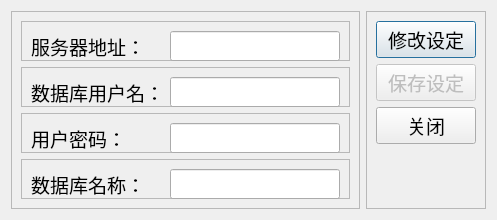
<?xml version="1.0" encoding="UTF-8"?>
<ui version="4.0">
 <class>Dialog</class>
 <widget class="QDialog" name="Dialog">
  <property name="geometry">
   <rect>
    <x>0</x>
    <y>0</y>
    <width>494</width>
    <height>216</height>
   </rect>
  </property>
  <property name="windowTitle">
   <string>服务器信息设定</string>
  </property>
  <layout class="QHBoxLayout" name="horizontalLayout">
   <item>
    <widget class="QFrame" name="frame">
     <property name="font">
      <font>
       <family>微软雅黑 Light</family>
       <pointsize>14</pointsize>
      </font>
     </property>
     <property name="frameShape">
      <enum>QFrame::StyledPanel</enum>
     </property>
     <property name="frameShadow">
      <enum>QFrame::Raised</enum>
     </property>
     <layout class="QVBoxLayout" name="verticalLayout">
      <item>
       <widget class="QFrame" name="frame_5">
        <property name="minimumSize">
         <size>
          <width>0</width>
          <height>40</height>
         </size>
        </property>
        <property name="maximumSize">
         <size>
          <width>16777215</width>
          <height>40</height>
         </size>
        </property>
        <property name="frameShape">
         <enum>QFrame::StyledPanel</enum>
        </property>
        <property name="frameShadow">
         <enum>QFrame::Raised</enum>
        </property>
        <layout class="QHBoxLayout" name="horizontalLayout_2">
         <item>
          <widget class="QLabel" name="label">
           <property name="minimumSize">
            <size>
             <width>0</width>
             <height>30</height>
            </size>
           </property>
           <property name="font">
            <font>
             <family>微软雅黑</family>
            </font>
           </property>
           <property name="text">
            <string>服务器地址：</string>
           </property>
          </widget>
         </item>
         <item>
          <widget class="QLineEdit" name="lineEdit">
           <property name="minimumSize">
            <size>
             <width>170</width>
             <height>30</height>
            </size>
           </property>
           <property name="maximumSize">
            <size>
             <width>170</width>
             <height>16777215</height>
            </size>
           </property>
           <property name="font">
            <font>
             <family>微软雅黑</family>
            </font>
           </property>
           <property name="autoFillBackground">
            <bool>false</bool>
           </property>
           <property name="dragEnabled">
            <bool>false</bool>
           </property>
           <property name="readOnly">
            <bool>true</bool>
           </property>
          </widget>
         </item>
        </layout>
       </widget>
      </item>
      <item>
       <widget class="QFrame" name="frame_2">
        <property name="maximumSize">
         <size>
          <width>16777215</width>
          <height>40</height>
         </size>
        </property>
        <property name="frameShape">
         <enum>QFrame::StyledPanel</enum>
        </property>
        <property name="frameShadow">
         <enum>QFrame::Raised</enum>
        </property>
        <layout class="QHBoxLayout" name="horizontalLayout_3">
         <item>
          <widget class="QLabel" name="label_2">
           <property name="minimumSize">
            <size>
             <width>0</width>
             <height>30</height>
            </size>
           </property>
           <property name="font">
            <font>
             <family>微软雅黑</family>
            </font>
           </property>
           <property name="text">
            <string>数据库用户名：</string>
           </property>
          </widget>
         </item>
         <item>
          <widget class="QLineEdit" name="lineEdit_2">
           <property name="minimumSize">
            <size>
             <width>170</width>
             <height>30</height>
            </size>
           </property>
           <property name="maximumSize">
            <size>
             <width>170</width>
             <height>30</height>
            </size>
           </property>
           <property name="font">
            <font>
             <family>微软雅黑</family>
            </font>
           </property>
           <property name="dragEnabled">
            <bool>false</bool>
           </property>
           <property name="readOnly">
            <bool>true</bool>
           </property>
          </widget>
         </item>
        </layout>
       </widget>
      </item>
      <item>
       <widget class="QFrame" name="frame_4">
        <property name="maximumSize">
         <size>
          <width>16777215</width>
          <height>40</height>
         </size>
        </property>
        <property name="frameShape">
         <enum>QFrame::StyledPanel</enum>
        </property>
        <property name="frameShadow">
         <enum>QFrame::Raised</enum>
        </property>
        <layout class="QHBoxLayout" name="horizontalLayout_4">
         <item>
          <widget class="QLabel" name="label_3">
           <property name="minimumSize">
            <size>
             <width>0</width>
             <height>30</height>
            </size>
           </property>
           <property name="font">
            <font>
             <family>微软雅黑</family>
            </font>
           </property>
           <property name="text">
            <string>用户密码：</string>
           </property>
          </widget>
         </item>
         <item>
          <widget class="QLineEdit" name="lineEdit_3">
           <property name="minimumSize">
            <size>
             <width>170</width>
             <height>30</height>
            </size>
           </property>
           <property name="maximumSize">
            <size>
             <width>170</width>
             <height>30</height>
            </size>
           </property>
           <property name="font">
            <font>
             <family>微软雅黑</family>
            </font>
           </property>
           <property name="echoMode">
            <enum>QLineEdit::Password</enum>
           </property>
           <property name="readOnly">
            <bool>true</bool>
           </property>
          </widget>
         </item>
        </layout>
       </widget>
      </item>
      <item>
       <widget class="QFrame" name="frame_3">
        <property name="maximumSize">
         <size>
          <width>16777215</width>
          <height>40</height>
         </size>
        </property>
        <property name="frameShape">
         <enum>QFrame::StyledPanel</enum>
        </property>
        <property name="frameShadow">
         <enum>QFrame::Raised</enum>
        </property>
        <layout class="QHBoxLayout" name="horizontalLayout_5">
         <item>
          <widget class="QLabel" name="label_4">
           <property name="minimumSize">
            <size>
             <width>0</width>
             <height>30</height>
            </size>
           </property>
           <property name="font">
            <font>
             <family>微软雅黑</family>
            </font>
           </property>
           <property name="text">
            <string>数据库名称：</string>
           </property>
          </widget>
         </item>
         <item>
          <widget class="QLineEdit" name="lineEdit_4">
           <property name="minimumSize">
            <size>
             <width>170</width>
             <height>30</height>
            </size>
           </property>
           <property name="maximumSize">
            <size>
             <width>170</width>
             <height>30</height>
            </size>
           </property>
           <property name="font">
            <font>
             <family>微软雅黑</family>
            </font>
           </property>
           <property name="readOnly">
            <bool>true</bool>
           </property>
          </widget>
         </item>
        </layout>
       </widget>
      </item>
     </layout>
    </widget>
   </item>
   <item>
    <widget class="QFrame" name="frame_6">
     <property name="minimumSize">
      <size>
       <width>120</width>
       <height>0</height>
      </size>
     </property>
     <property name="maximumSize">
      <size>
       <width>120</width>
       <height>16777215</height>
      </size>
     </property>
     <property name="font">
      <font>
       <family>微软雅黑 Light</family>
       <pointsize>14</pointsize>
      </font>
     </property>
     <property name="frameShape">
      <enum>QFrame::StyledPanel</enum>
     </property>
     <property name="frameShadow">
      <enum>QFrame::Raised</enum>
     </property>
     <layout class="QVBoxLayout" name="verticalLayout_2">
      <item>
       <widget class="QPushButton" name="pushButton_3">
        <property name="font">
         <font>
          <family>微软雅黑</family>
         </font>
        </property>
        <property name="text">
         <string>修改设定</string>
        </property>
       </widget>
      </item>
      <item>
       <widget class="QPushButton" name="pushButton">
        <property name="enabled">
         <bool>false</bool>
        </property>
        <property name="font">
         <font>
          <family>微软雅黑</family>
         </font>
        </property>
        <property name="text">
         <string>保存设定</string>
        </property>
       </widget>
      </item>
      <item>
       <widget class="QPushButton" name="pushButton_2">
        <property name="font">
         <font>
          <family>微软雅黑</family>
         </font>
        </property>
        <property name="text">
         <string>关闭</string>
        </property>
       </widget>
      </item>
      <item>
       <spacer name="verticalSpacer">
        <property name="orientation">
         <enum>Qt::Vertical</enum>
        </property>
        <property name="sizeHint" stdset="0">
         <size>
          <width>20</width>
          <height>58</height>
         </size>
        </property>
       </spacer>
      </item>
     </layout>
    </widget>
   </item>
  </layout>
 </widget>
 <resources/>
 <connections>
  <connection>
   <sender>pushButton_2</sender>
   <signal>clicked()</signal>
   <receiver>Dialog</receiver>
   <slot>reject()</slot>
   <hints>
    <hint type="sourcelabel">
     <x>441</x>
     <y>119</y>
    </hint>
    <hint type="destinationlabel">
     <x>353</x>
     <y>-22</y>
    </hint>
   </hints>
  </connection>
 </connections>
</ui>
